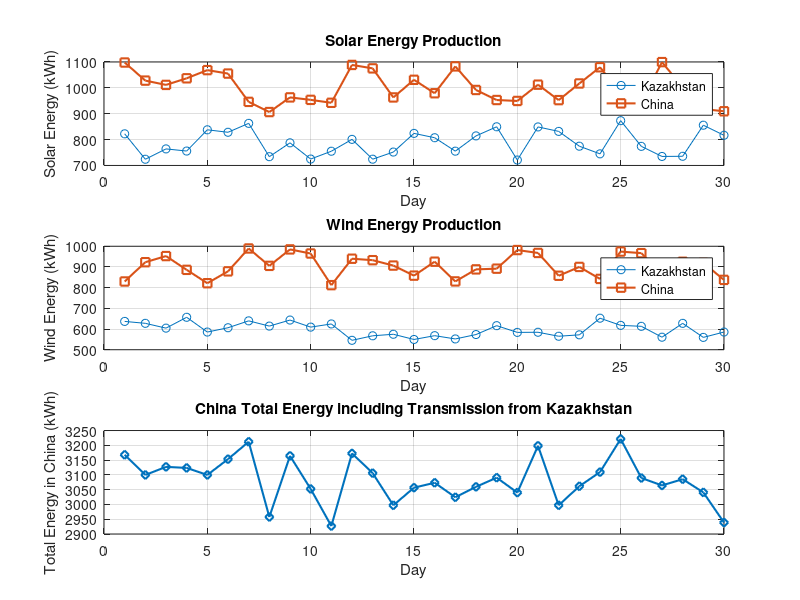
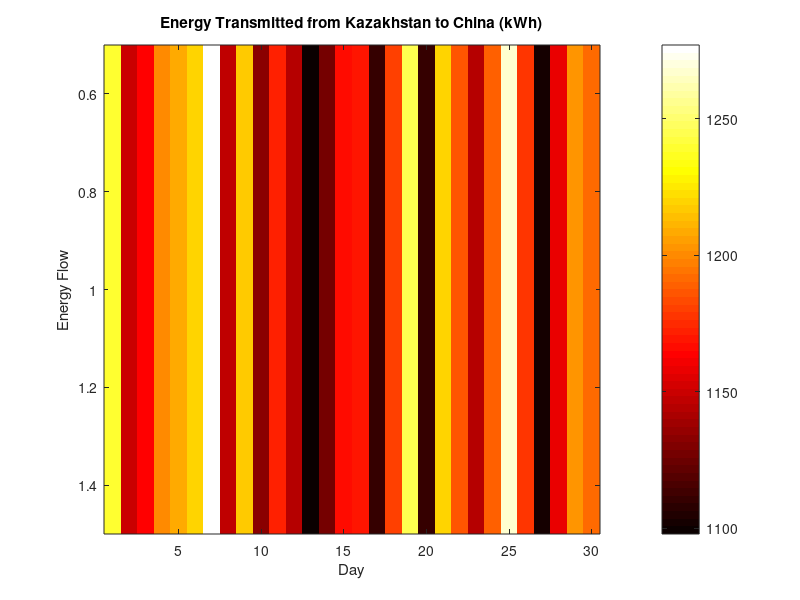

MATLAB code for these plots, in order:
% CrossBorderEnergy_KZ_China.m
% Simulation of renewable energy exchange between Kazakhstan and China
% Author: Timur Turinov
% Date: 15 March 2024

clc; clear; close all;

%% PARAMETERS
days = 30; % simulate for 30 days
regions = {'Kazakhstan','China'};
energy_types = {'Solar','Wind'};

% Average daily production (kWh) for each region
avg_solar = [800 1000]; % Kazakhstan, China
avg_wind  = [600 900];  % Kazakhstan, China

% Random fluctuations (±10%) to simulate daily variation
rng(42); % ensures reproducible results
solar_data = zeros(days,2);
wind_data  = zeros(days,2);
for i=1:2
    solar_data(:,i) = avg_solar(i) * (0.9 + 0.2*rand(days,1));
    wind_data(:,i)  = avg_wind(i)  * (0.9 + 0.2*rand(days,1));
end

%% TRANSMISSION PARAMETERS
line_efficiency = 0.85; % 15% energy loss during transmission

% Simulate energy flow from Kazakhstan to China
total_energy_KZ = solar_data(:,1) + wind_data(:,1);
transmitted_energy = total_energy_KZ * line_efficiency;

% Total energy in China including local production
total_energy_China = solar_data(:,2) + wind_data(:,2) + transmitted_energy;

%% VISUALIZATION

% 1. Solar energy production plot
figure('Color','w');
subplot(3,1,1)
plot(1:days, solar_data(:,1), '-o', 1:days, solar_data(:,2), '-s', 'LineWidth',1.5)
xlabel('Day'); ylabel('Solar Energy (kWh)')
title('Solar Energy Production')
legend('Kazakhstan','China'); grid on

% 2. Wind energy production plot
subplot(3,1,2)
plot(1:days, wind_data(:,1), '-o', 1:days, wind_data(:,2), '-s', 'LineWidth',1.5)
xlabel('Day'); ylabel('Wind Energy (kWh)')
title('Wind Energy Production')
legend('Kazakhstan','China'); grid on

% 3. Total energy in China plot
subplot(3,1,3)
plot(1:days, total_energy_China, '-d','LineWidth',1.5)
xlabel('Day'); ylabel('Total Energy in China (kWh)')
title('China Total Energy including Transmission from Kazakhstan')
grid on

%% HEATMAP OF TRANSMISSION
figure('Color','w')
imagesc(1:days,1,transmitted_energy') % 1-row heatmap
colormap('hot'); colorbar
xlabel('Day'); ylabel('Energy Flow')
title('Energy Transmitted from Kazakhstan to China (kWh)')

